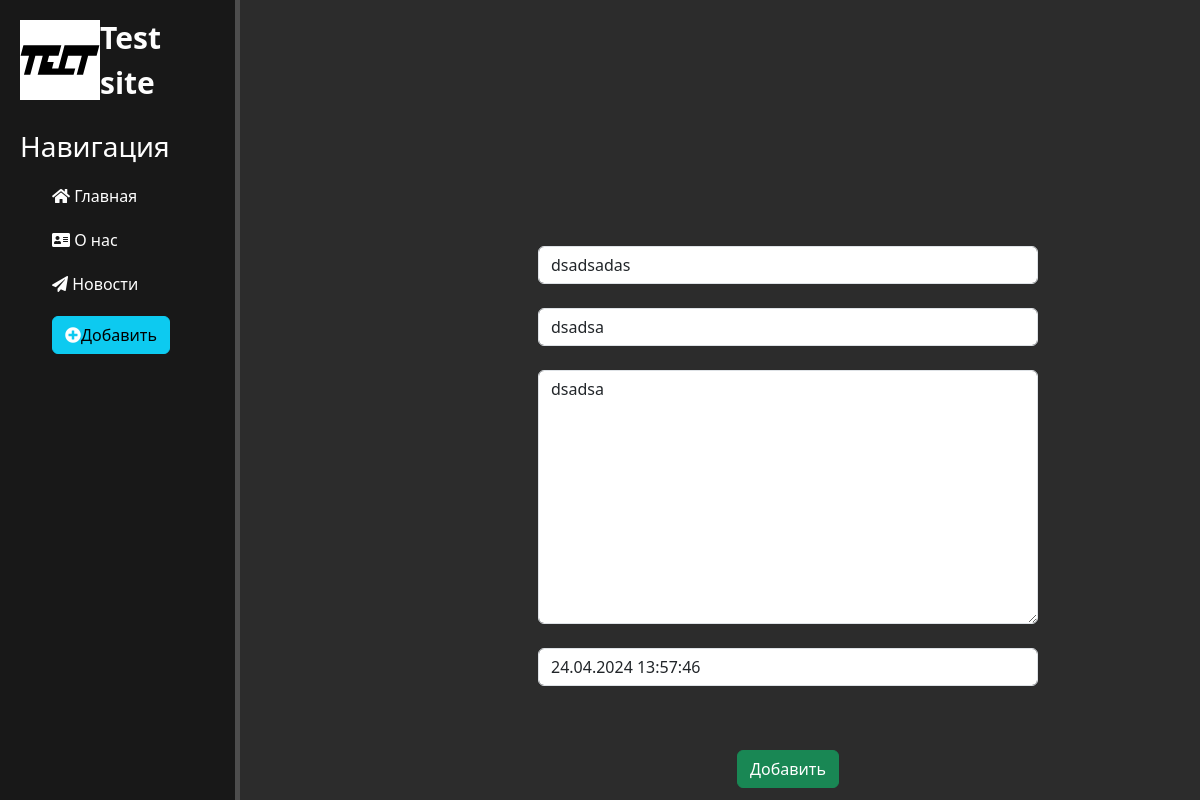
The page /news/1/update on the database as committed earlier.
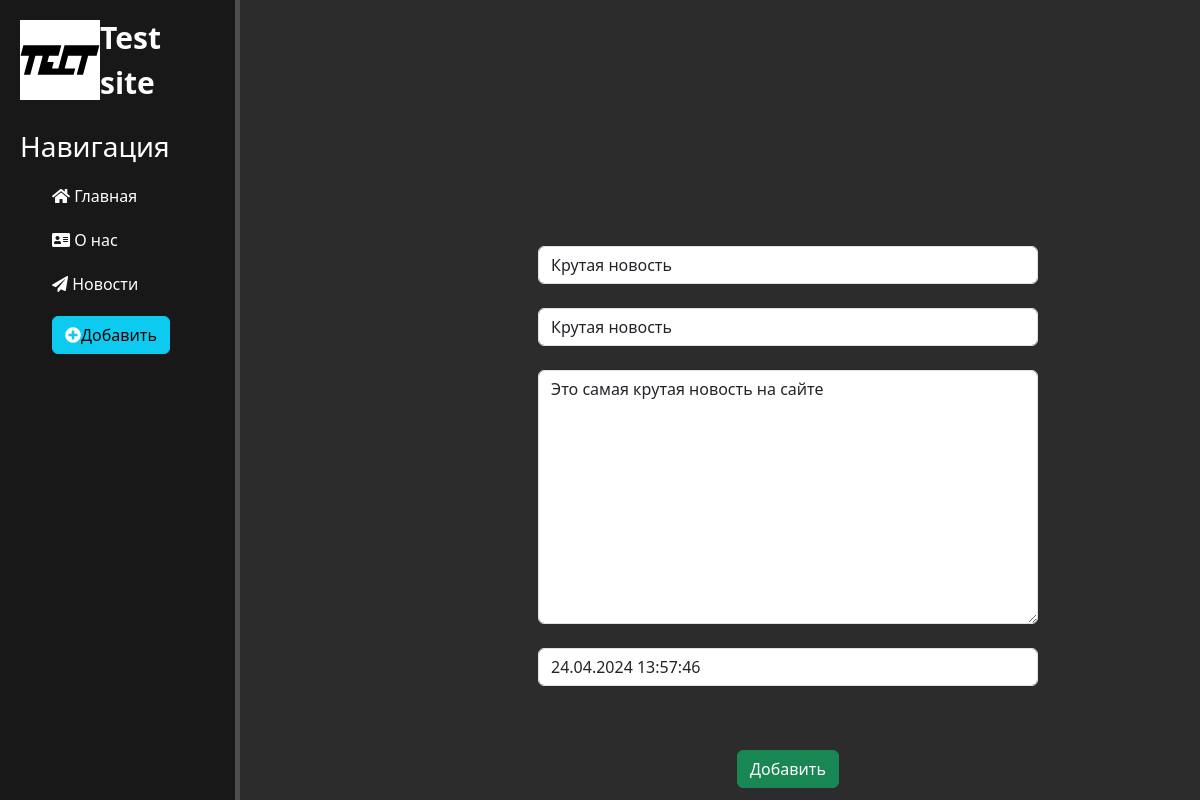
The same page on the database as committed later.
### news/models.py (models this page shows, shortened)
class Articles(models.Model):
  title = models.CharField('Название', max_length=50)
  anons = models.CharField('Анонс', max_length=200)
  full_text = models.TextField('Статья')
  date = models.DateTimeField('Дата публикации')
  class Meta:
      verbose_name = 'Новость'
      verbose_name_plural = 'Новости'

### news/views.py (the view)
# urls.py: path('<int:pk>/update', views.NewsUpdateView.as_view(), name='news-update'),
class NewsUpdateView(UpdateView):
  model = Articles
  template_name = 'news/create.html'
  form_class = ArticlesForm

### news/forms.py
class ArticlesForm(ModelForm):
  class Meta:
    model = Articles
    fields = ['title', 'anons', 'full_text', 'date']
    widgets = {
      "title": TextInput(attrs={
        'class': 'form-control',
        'placeholder': 'Название статьи'
      }),
      "anons": TextInput(attrs={
        'class': 'form-control',
        'placeholder': 'Анонс статьи'
      }),
      "full_text": Textarea(attrs={
        'class': 'form-control',
        'placeholder': 'Текст статьи'
      }),
      "date": DateTimeInput(attrs={
        'class': 'form-control',
        'placeholder': 'Дата публикации'
      })
    }

### news/templates/news/create.html (shortened to what this page needs)
{% extends 'main/layout.html' %}
{% block content%}
<div class="features">
  <form method="post">
    {% if not data %}
      {{ form.title}}</br>
      {{ form.anons }}</br>
      {{ form.full_text }}</br>
      {{ form.date }}</br>
    {% endif%}
    <button class="btn btn-success" type="submit">Добавить</button>
  </form>
</div>
{% endblock %}

Rows that differ between the two databases and show on the page:
changed Articles: title "dsadsadas" → "Крутая новость"; anons "dsadsa" → "Крутая новость"; full_text "dsadsa" → "Это самая крутая новость на сайте"
